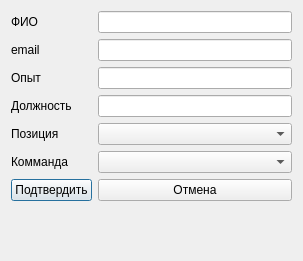
<?xml version="1.0" encoding="UTF-8"?>
<ui version="4.0">
 <class>addDev</class>
 <widget class="QDialog" name="addDev">
  <property name="geometry">
   <rect>
    <x>0</x>
    <y>0</y>
    <width>303</width>
    <height>261</height>
   </rect>
  </property>
  <property name="windowTitle">
   <string>Изменить/Добавить</string>
  </property>
  <layout class="QFormLayout" name="formLayout">
   <item row="0" column="0">
    <widget class="QLabel" name="label">
     <property name="text">
      <string>ФИО</string>
     </property>
    </widget>
   </item>
   <item row="0" column="1">
    <widget class="QLineEdit" name="full_name"/>
   </item>
   <item row="1" column="0">
    <widget class="QLabel" name="label_2">
     <property name="text">
      <string>email</string>
     </property>
    </widget>
   </item>
   <item row="1" column="1">
    <widget class="QLineEdit" name="email"/>
   </item>
   <item row="2" column="0">
    <widget class="QLabel" name="label_3">
     <property name="text">
      <string>Опыт</string>
     </property>
    </widget>
   </item>
   <item row="2" column="1">
    <widget class="QLineEdit" name="xp_years"/>
   </item>
   <item row="3" column="0">
    <widget class="QLabel" name="label_4">
     <property name="text">
      <string>Должность</string>
     </property>
    </widget>
   </item>
   <item row="3" column="1">
    <widget class="QLineEdit" name="grade"/>
   </item>
   <item row="4" column="0">
    <widget class="QLabel" name="label_5">
     <property name="text">
      <string>Позиция</string>
     </property>
    </widget>
   </item>
   <item row="5" column="0">
    <widget class="QLabel" name="label_6">
     <property name="text">
      <string>Комманда</string>
     </property>
    </widget>
   </item>
   <item row="6" column="0">
    <widget class="QPushButton" name="pushButton">
     <property name="text">
      <string>Подтвердить</string>
     </property>
    </widget>
   </item>
   <item row="6" column="1">
    <widget class="QPushButton" name="pushButton_2">
     <property name="text">
      <string>Отмена</string>
     </property>
    </widget>
   </item>
   <item row="4" column="1">
    <widget class="QComboBox" name="position"/>
   </item>
   <item row="5" column="1">
    <widget class="QComboBox" name="team"/>
   </item>
  </layout>
 </widget>
 <resources/>
 <connections>
  <connection>
   <sender>pushButton</sender>
   <signal>clicked()</signal>
   <receiver>addDev</receiver>
   <slot>accept()</slot>
   <hints>
    <hint type="sourcelabel">
     <x>50</x>
     <y>235</y>
    </hint>
    <hint type="destinationlabel">
     <x>151</x>
     <y>130</y>
    </hint>
   </hints>
  </connection>
  <connection>
   <sender>pushButton_2</sender>
   <signal>clicked()</signal>
   <receiver>addDev</receiver>
   <slot>reject()</slot>
   <hints>
    <hint type="sourcelabel">
     <x>194</x>
     <y>235</y>
    </hint>
    <hint type="destinationlabel">
     <x>151</x>
     <y>130</y>
    </hint>
   </hints>
  </connection>
 </connections>
</ui>
